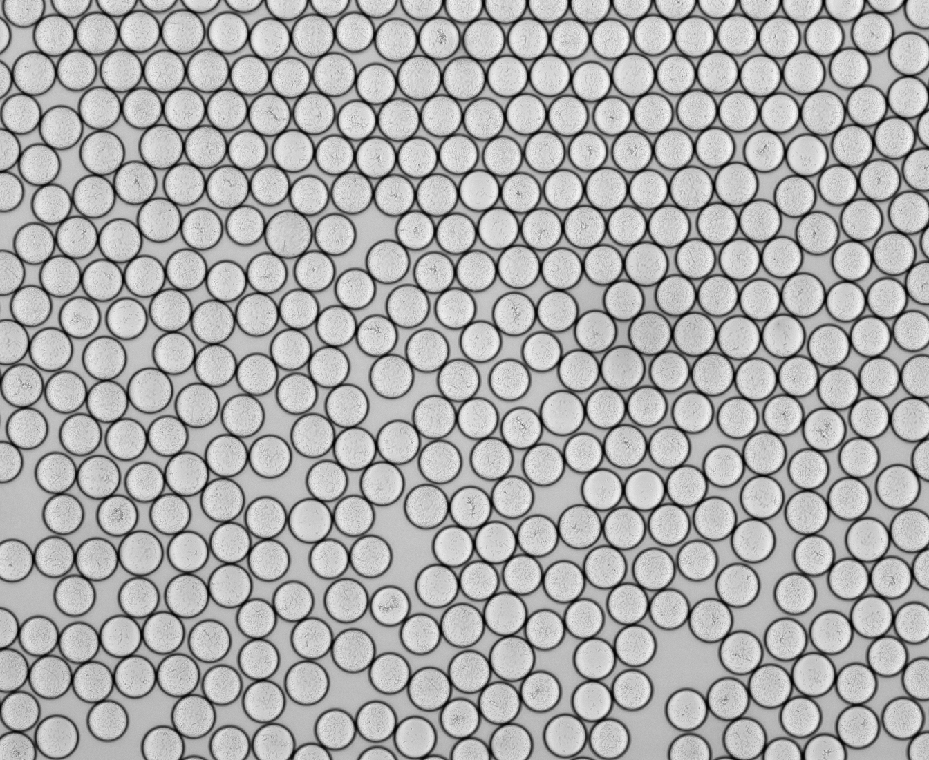
%> input picture droplet_histograms/Figure2-FigureS5/images/lambda=20/brightfield/55um_10x.tif, 929 x 760 px, shrunk from 1344 x 1100 before the run
$ octave dropletvariation_55um_MC_lambda20.m   (GNU Octave 9; MATLAB toolbox functions it lacks are replaced by stand-ins)
%> lines starting %> are read from the running program, lines starting %| are printed output that depends on the picture; in (x1, y1, x2, y2) boxes, pixels count from 0 and x2, y2 are one past the last pixel; in counts of white or black regions, pixels touching at a corner belong together; the program's own positions count from 1
%%for lambda=20
%construct full brightfield microscopy image
image = imread('images/lambda=20/brightfield/55um_10x.tif')*3;
%> image: size 760x929 uint16; min 4962, max 36807, mean 26560.7
%construct full fluorescence image
image_fluor = (imread('images/lambda=20/fluor/55um_g_f_10x.jpg'));
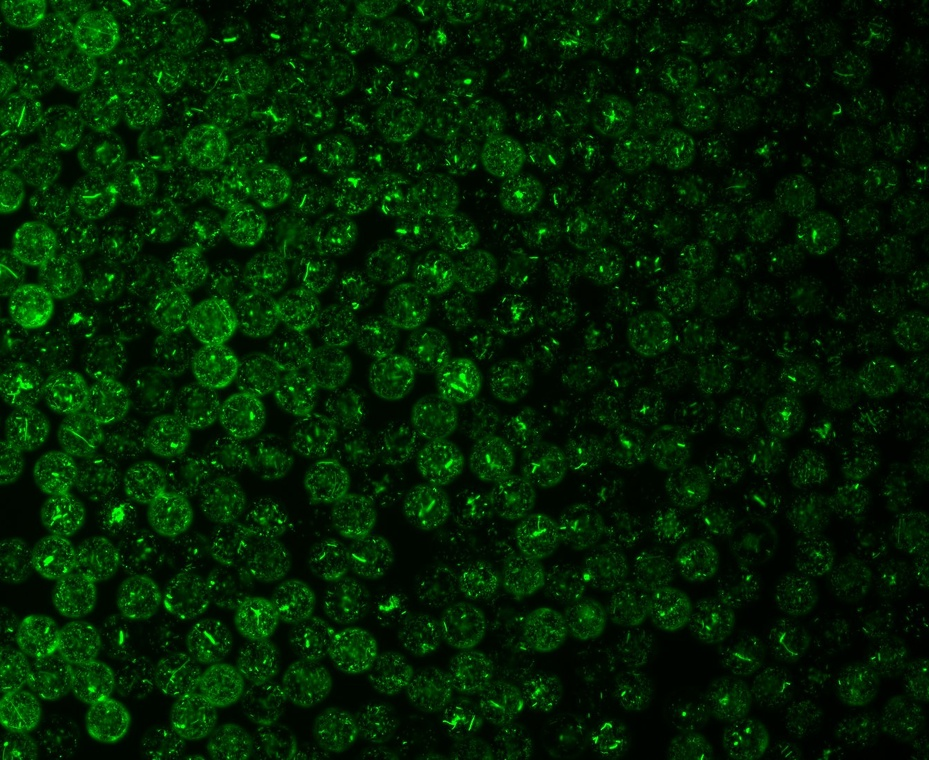
%> input picture droplet_histograms/Figure2-FigureS5/images/lambda=20/fluor/55um_g_f_10x.jpg, 929 x 760 px, shrunk from 1344 x 1100 before the run
%> image_fluor is the input picture: size 760x929x3 uint8; mean R, G, B 3.5, 34.2, 3.6

%detect droplets, may need to change sensitivity parameter to increase
%effectiveness
[centers,radii] = imfindcircles(image,[20 40],'Sensitivity',0.90);
%> centers = 355 rows, first 12: [512.8 659.2; 623.4 369.4; 289.2 235.2; 151 391.2; 823.4 113.9; 692.3 189.2; 563.2 413.5; 141.4 553.8; 814.2 675.2; 868.2 540.7; 737 185; 803.7 295.7]; radii = 355 values, max 39.98 at index 225, min 20 at index 265, mean 22.29
imshow(image)
imshow(image_fluor)
hold on
h = viscircles(centers, radii)
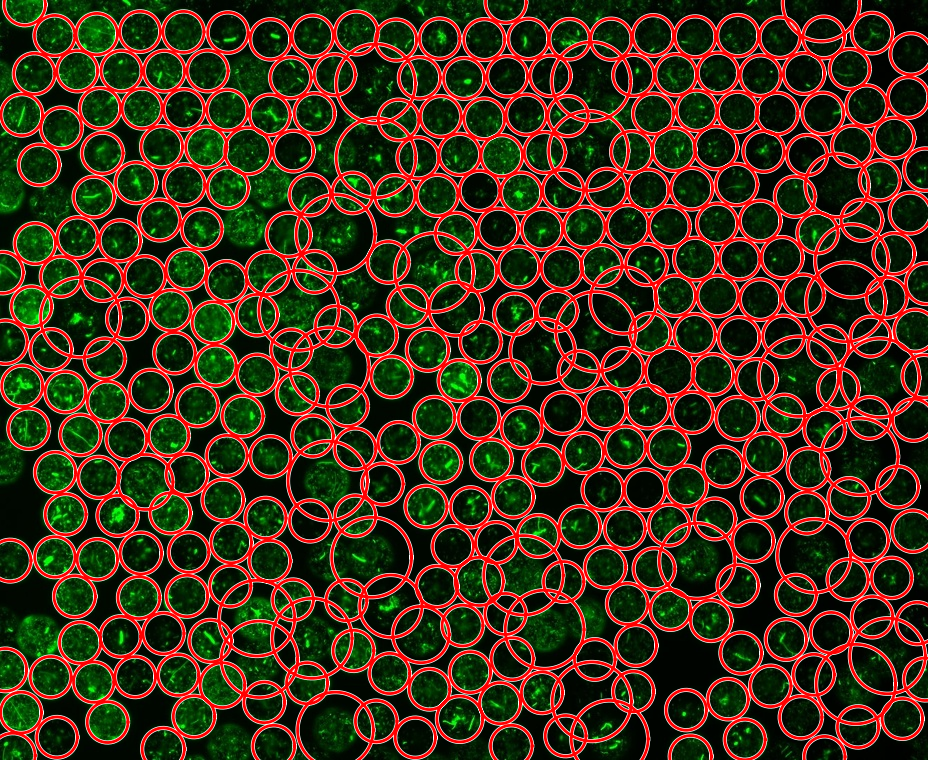
%> figure redrawn from the program's plot data
num_circles = length(centers);
%> num_circles = 355
hold off

%go through each droplet and calculate and track brightness value
intensity_tracker_55um_lambda20 = zeros(num_circles,1);
for n=1:num_circles
    center = centers(n,:);
    radius = radii(n);

    [xgrid, ygrid] = meshgrid(1:size(image,2), 1:size(image,1));
    mask = ((xgrid-center(1,1)).^2 + (ygrid-center(1,2)).^2) <= radius.^2;
    intensity_droplet = (image_fluor(mask));

    intensity=sum(intensity_droplet);
    norm_intensity = intensity/(radius.^2*pi);
    intensity_tracker_55um_lambda20(n) = norm_intensity;
end
%> this loop made 355 passes
%> (center, radius, intensity, norm_intensity) on passes 1 to 3: ([512.8 659.2], 20.99, 3448, 2.49), ([623.4 369.4], 20.81, 3329, 2.45), ([289.2 235.2], 22.02, 4891, 3.21)
%> pass 1, `mask = ((xgrid-center(1,1)).^2 + (ygrid-center(1,2)).^2) <= radius.^2;`:
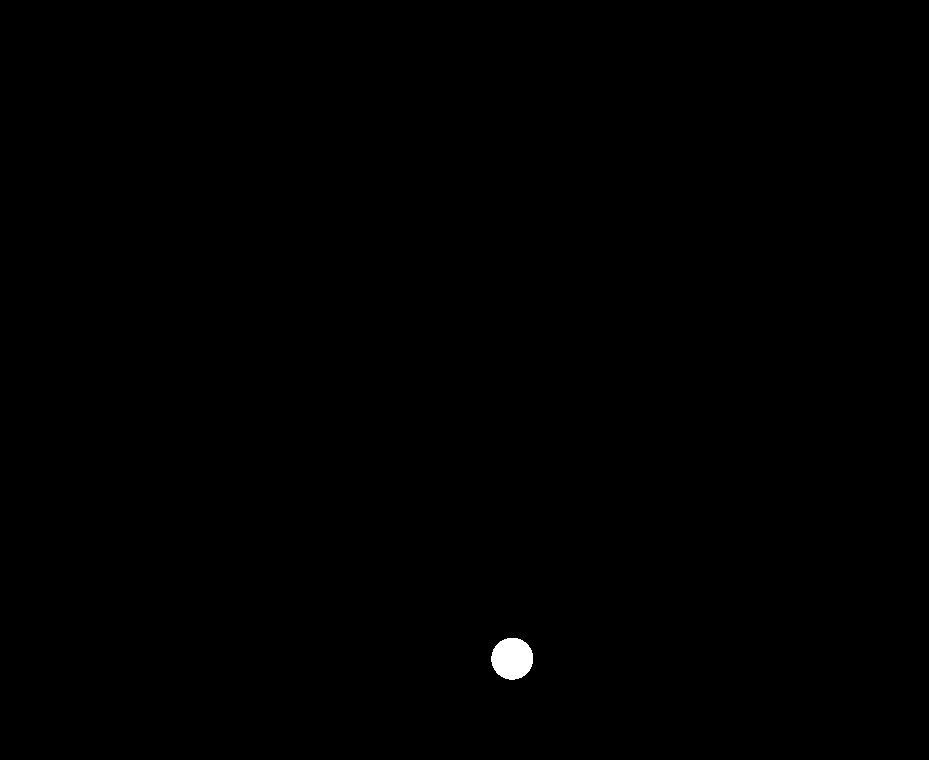
%> mask: size 760x929 logical; 0.2% white; 1 white region, box (x1, y1, x2, y2) and area: (491, 638, 533, 680) 1386
%> pass 2, `mask = ((xgrid-center(1,1)).^2 + (ygrid-center(1,2)).^2) <= radius.^2;`:
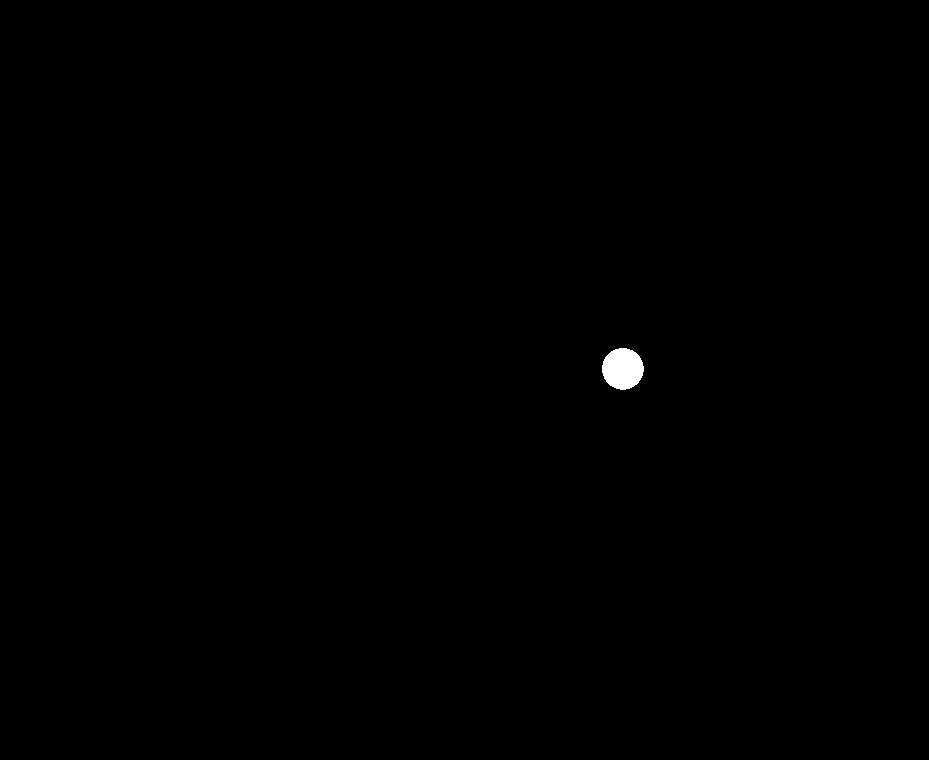
%> mask: size 760x929 logical; 0.19% white; 1 white region, box (x1, y1, x2, y2) and area: (602, 348, 644, 390) 1366
%> pass 3, `mask = ((xgrid-center(1,1)).^2 + (ygrid-center(1,2)).^2) <= radius.^2;`:
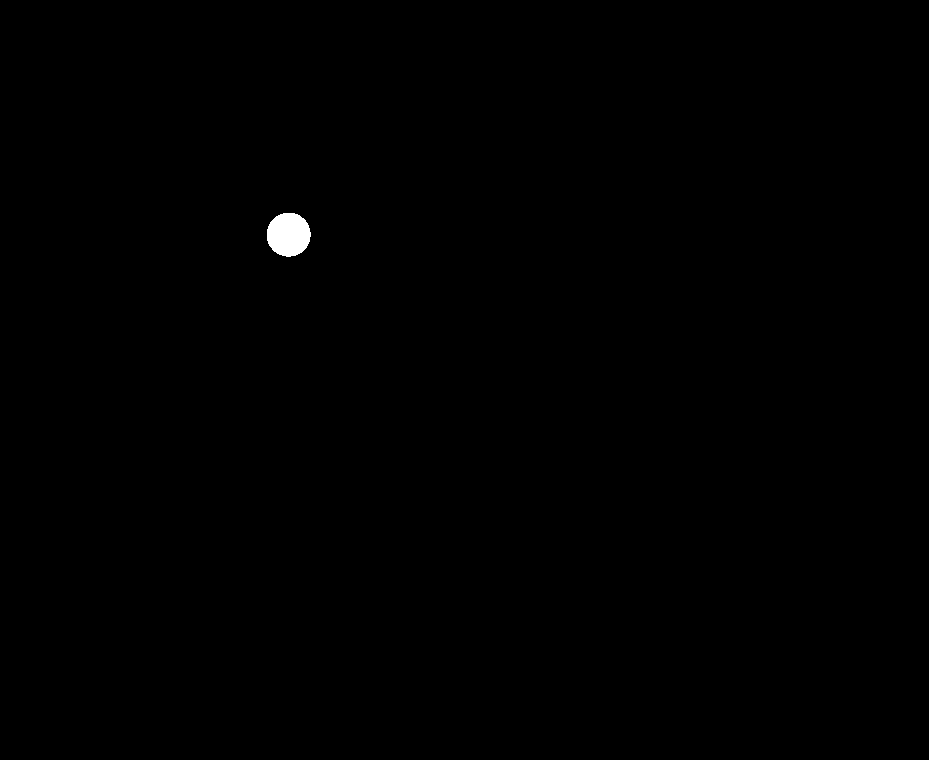
%> mask: size 760x929 logical; 0.22% white; 1 white region, box (x1, y1, x2, y2) and area: (267, 213, 311, 257) 1523
%> after the loop, intensity_tracker_55um_lambda20 = 355 values, max 7.98 at index 176, min 0.678 at index 206, mean 4.06
